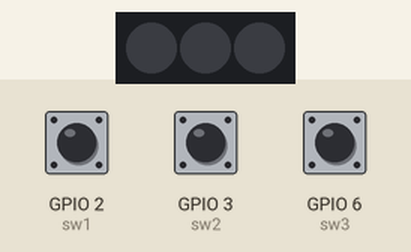
Recording of a program running on a simulated ESP32 board running MicroPython. On the bench: 3 RGB LEDs in strip order, left to right. Inputs (shaded band) come from the test bench; at power-on: GPIO 2 (sw1) HIGH, GPIO 3 (sw2) HIGH, GPIO 6 (sw3) HIGH. Dim RGB values are drawn brighter than linear.

Above: at 1.2 s.
1.3 s: GPIO 2 (sw1) pulled LOW for 3.2 s
At 4.6 s:
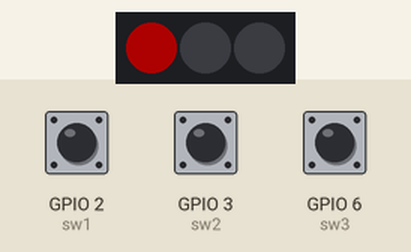
6.0 s: GPIO 3 (sw2) pulled LOW for 3.2 s
At 8.3 s:
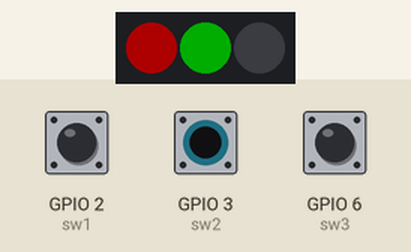
10.7 s: GPIO 6 (sw3) pulled LOW for 3.2 s
At 13.3 s:
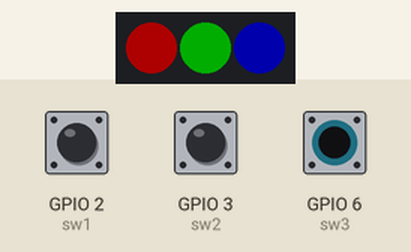
15.4 s: GPIO 2 (sw1) pulled LOW for 3.2 s
At 18.3 s:
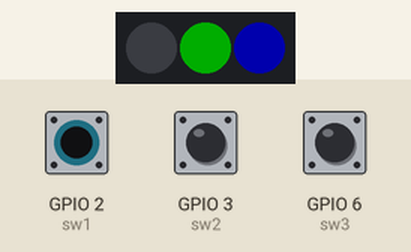
20.1 s: GPIO 3 (sw2) pulled LOW for 3.2 s
At 23.2 s:
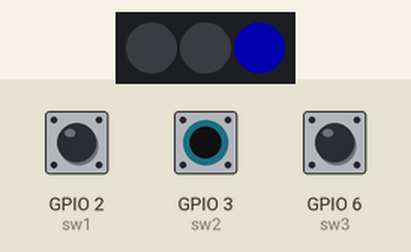
24.8 s: GPIO 2 (sw1) pulled LOW for 3.2 s
At 27.0 s:
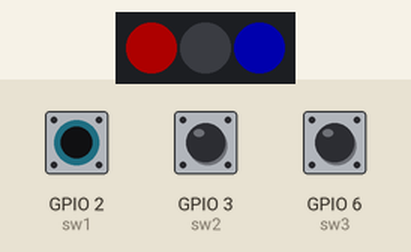
Timing chart, 0 to 28.5 s (numbered marks = the images above; inputs shaded):
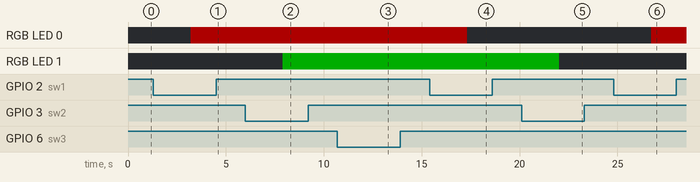

Measured:
- after the input at 1.3 s, RGB LED 0: off → RGB(50, 0, 0) after 1.9 s
- after the input at 6.0 s, RGB LED 1: off → RGB(0, 50, 0) after 1.9 s
- after the input at 15.4 s, RGB LED 0: RGB(50, 0, 0) → off after 1.9 s
- after the input at 20.1 s, RGB LED 1: RGB(0, 50, 0) → off after 1.9 s
- after the input at 24.8 s, RGB LED 0: off → RGB(50, 0, 0) after 1.9 s

The program:

sw-ex5.py
```python
#　0P01023 -  ピョー　ウェイ　ソー

from machine import Pin
from neopixel import NeoPixel
from time import sleep

led = NeoPixel(Pin(10, Pin.OUT), 3)

SW1 = 2 ; sw1 = Pin(SW1, Pin.IN)
SW2 = 3 ; sw2 = Pin(SW2, Pin.IN)
SW3 = 6 ; sw3 = Pin(SW3, Pin.IN)
switch = [sw1, sw2, sw3]

#Program Settings

l1_colr      = False  #  only one led lights up
press_actv_dur_s = 2  #  long press duration in sec
light_dur_s      = 3  #  led's lighting duration
RED   = (50,  0,  0)  #  colors in RGB system
GREEN = ( 0, 50,  0)
BLUE  = ( 0,  0, 50)
OFF   = ( 0,  0,  0)

color = [RED, GREEN, BLUE]

def check_frequency():
    sleep(0.1)

def off() :
    for i in range(3):
            led[i] = OFF
            led.write()

count_number = press_actv_dur_s * 0.1 * 100
count = [ 0, 0, 0 ]

try :
    while True :
        for x in range (3) :

            if  switch[x].value() == 0 :
                    count[x] += 1
            else   :
                    count[x] = 0


            if count[x] >= count_number   :

                if led[x] == OFF :
                    if l1_colr == True : off()
                    led[x] = color[x]
                    led.write()

                elif led[x] == color[x] :
                    led[x] = OFF
                    led.write()
                count[x] = 0

        check_frequency()

except KeyboardInterrupt:
            off()
            print("Program stopped")
```
